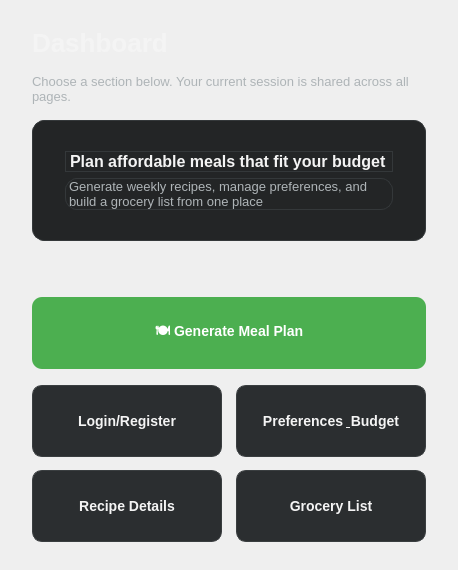
<?xml version="1.0" encoding="UTF-8"?>
<ui version="4.0">
 <class>DashboardPage</class>
 <widget class="QWidget" name="DashboardPage">
  <property name="geometry">
   <rect>
    <x>0</x>
    <y>0</y>
    <width>444</width>
    <height>570</height>
   </rect>
  </property>
  <layout class="QVBoxLayout" name="dashboardPageLayout">
   <property name="spacing">
    <number>16</number>
   </property>
   <property name="leftMargin">
    <number>32</number>
   </property>
   <property name="topMargin">
    <number>28</number>
   </property>
   <property name="rightMargin">
    <number>32</number>
   </property>
   <property name="bottomMargin">
    <number>28</number>
   </property>
   <item>
    <widget class="QLabel" name="dashboardTitle">
     <property name="styleSheet">
      <string notr="true">QLabel {
    color: #F4F4F4;
    font-size: 26px;
    font-weight: 700;
}</string>
     </property>
     <property name="text">
      <string>Dashboard</string>
     </property>
    </widget>
   </item>
   <item>
    <widget class="QLabel" name="dashboardSubtitle">
     <property name="styleSheet">
      <string notr="true">QLabel {
    color: #AEB4B7;
    font-size: 13px;
}</string>
     </property>
     <property name="text">
      <string>Choose a section below. Your current session is shared across all pages.</string>
     </property>
     <property name="wordWrap">
      <bool>true</bool>
     </property>
    </widget>
   </item>
   <item>
    <widget class="QFrame" name="heroCard">
     <property name="styleSheet">
      <string notr="true">QFrame {
    background-color: #232526;
    border: 1px solid #34383A;
    border-radius: 12px;
}</string>
     </property>
     <property name="frameShape">
      <enum>QFrame::Shape::StyledPanel</enum>
     </property>
     <layout class="QVBoxLayout" name="heroLayout">
      <property name="leftMargin">
       <number>32</number>
      </property>
      <property name="topMargin">
       <number>30</number>
      </property>
      <property name="rightMargin">
       <number>32</number>
      </property>
      <property name="bottomMargin">
       <number>30</number>
      </property>
      <item>
       <widget class="QLabel" name="heroTitle">
        <property name="styleSheet">
         <string notr="true">font-size: 16px;
font-weight: 600;
color: #F4F4F4;</string>
        </property>
        <property name="text">
         <string>Plan affordable meals that fit your budget</string>
        </property>
       </widget>
      </item>
      <item>
       <widget class="QLabel" name="heroText">
        <property name="styleSheet">
         <string notr="true">font-size: 13px;
color: #AEB4B7;</string>
        </property>
        <property name="text">
         <string>Generate weekly recipes, manage preferences, and build a grocery list from one place</string>
        </property>
        <property name="wordWrap">
         <bool>true</bool>
        </property>
       </widget>
      </item>
     </layout>
    </widget>
   </item>
   <item>
    <spacer name="dashboardBottomSpacer">
     <property name="orientation">
      <enum>Qt::Orientation::Vertical</enum>
     </property>
     <property name="sizeHint" stdset="0">
      <size>
       <width>10</width>
       <height>15</height>
      </size>
     </property>
    </spacer>
   </item>
   <item>
    <widget class="QPushButton" name="mealPlanNavigationButton">
     <property name="minimumSize">
      <size>
       <width>0</width>
       <height>72</height>
      </size>
     </property>
     <property name="styleSheet">
      <string notr="true">QPushButton {
    background-color: #4CAF50;
    color: white;
    border: none;
    border-radius: 10px;
    padding: 14px;
    font-size: 14px;
    font-weight: 600;
}

QPushButton:hover {
    background-color: #5CC460;
}

QPushButton:pressed {
    background-color: #388E3C;
}</string>
     </property>
     <property name="text">
      <string>🍽 Generate Meal Plan</string>
     </property>
    </widget>
   </item>
   <item>
    <layout class="QGridLayout" name="dashboardGrid">
     <property name="horizontalSpacing">
      <number>14</number>
     </property>
     <property name="verticalSpacing">
      <number>13</number>
     </property>
     <item row="1" column="1">
      <widget class="QPushButton" name="preferencesNavigationButton">
       <property name="minimumSize">
        <size>
         <width>0</width>
         <height>72</height>
        </size>
       </property>
       <property name="styleSheet">
        <string notr="true">QPushButton {
    background-color: #2B2E30;
    color: #F4F4F4;
    border: 1px solid #3A3E40;
    border-radius: 10px;
    padding: 14px;
    font-size: 14px;
    font-weight: 500;
}

QPushButton:hover {
    background-color: #34383A;
    border: 1px solid #4CAF50;
}

QPushButton:pressed {
    background-color: #232526;
}</string>
       </property>
       <property name="text">
        <string>Preferences &amp; Budget</string>
       </property>
      </widget>
     </item>
     <item row="1" column="0">
      <widget class="QPushButton" name="accountNavigationButton">
       <property name="minimumSize">
        <size>
         <width>0</width>
         <height>72</height>
        </size>
       </property>
       <property name="styleSheet">
        <string notr="true">QPushButton {
    background-color: #2B2E30;
    color: #F4F4F4;
    border: 1px solid #3A3E40;
    border-radius: 10px;
    padding: 14px;
    font-size: 14px;
    font-weight: 500;
}

QPushButton:hover {
    background-color: #323638;
    border: 1px solid #4CAF50;
}

QPushButton:pressed {
    background-color: #272A2C;
}</string>
       </property>
       <property name="text">
        <string>Login/Register</string>
       </property>
      </widget>
     </item>
     <item row="3" column="0">
      <widget class="QPushButton" name="recipeNavigationButton">
       <property name="minimumSize">
        <size>
         <width>0</width>
         <height>72</height>
        </size>
       </property>
       <property name="styleSheet">
        <string notr="true">QPushButton {
    background-color: #2B2E30;
    color: #F4F4F4;
    border: 1px solid #3A3E40;
    border-radius: 10px;
    padding: 14px;
    font-size: 14px;
    font-weight: 500;
}

QPushButton:hover {
    background-color: #323638;
    border: 1px solid #4CAF50;
}

QPushButton:pressed {
    background-color: #272A2C;
}</string>
       </property>
       <property name="text">
        <string>Recipe Details</string>
       </property>
      </widget>
     </item>
     <item row="3" column="1">
      <widget class="QPushButton" name="groceryNavigationButton">
       <property name="minimumSize">
        <size>
         <width>0</width>
         <height>72</height>
        </size>
       </property>
       <property name="styleSheet">
        <string notr="true">QPushButton {
    background-color: #2B2E30;
    color: #F4F4F4;
    border: 1px solid #3A3E40;
    border-radius: 10px;
    padding: 14px;
    font-size: 14px;
    font-weight: 500;
}

QPushButton:hover {
    background-color: #323638;
    border: 1px solid #4CAF50;
}

QPushButton:pressed {
    background-color: #272A2C;
}</string>
       </property>
       <property name="text">
        <string>Grocery List</string>
       </property>
      </widget>
     </item>
    </layout>
   </item>
  </layout>
 </widget>
 <resources/>
 <connections/>
</ui>
